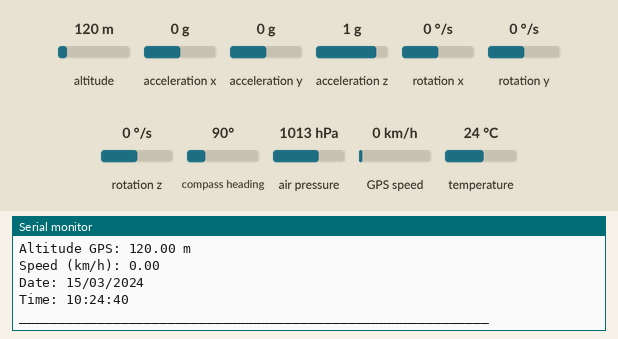
Recording of a sketch running on a simulated ESP32. Parts: the last lines printed to the serial monitor. Wiring (inferred from the names in the program): MPU-9250 motion sensor at I2C address 0x68. The test bench sets the inputs (shaded band); at power-on: altitude 120 m, acceleration x 0 g, acceleration y 0 g, acceleration z 1 g, rotation x 0 °/s, rotation y 0 °/s, rotation z 0 °/s, compass heading 90°, air pressure 1013 hPa, GPS speed 0 km/h, temperature 24 °C. The GPS gets a fix after 3 s at 37.7749, -122.4194 with 8 satellites.

Above: at 10.2 s.
10.3 s: altitude set to 20 m
11.8 s: acceleration x set to -1.4 g
At 12.6 s:
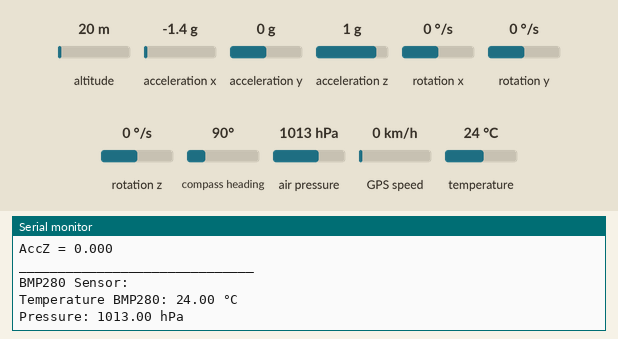
13.3 s: acceleration y set to -1.4 g
At 14.2 s:
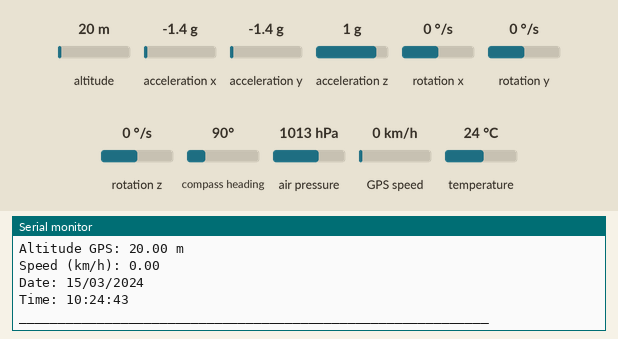
14.8 s: acceleration z set to -1.4 g
At 15.7 s:
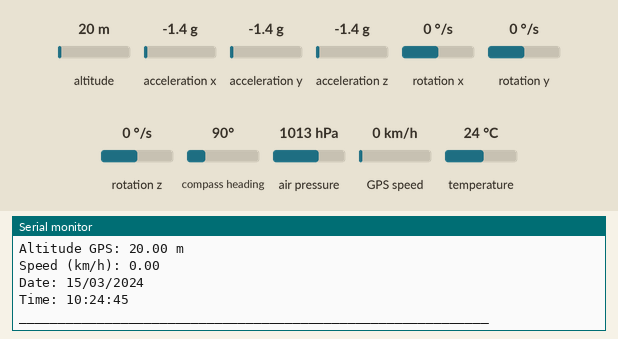
16.3 s: rotation x set to -192 °/s
At 17.3 s:
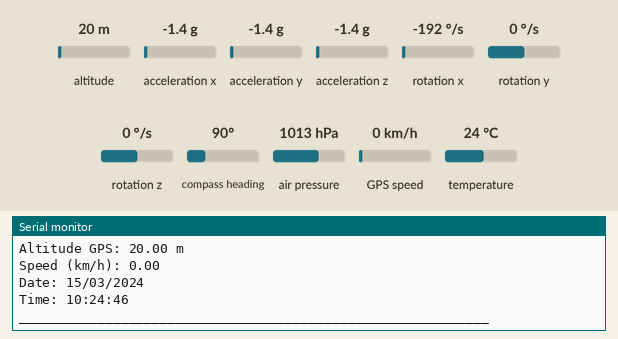
Timing chart, 0 to 18.8 s (numbered marks = the images above; inputs shaded):
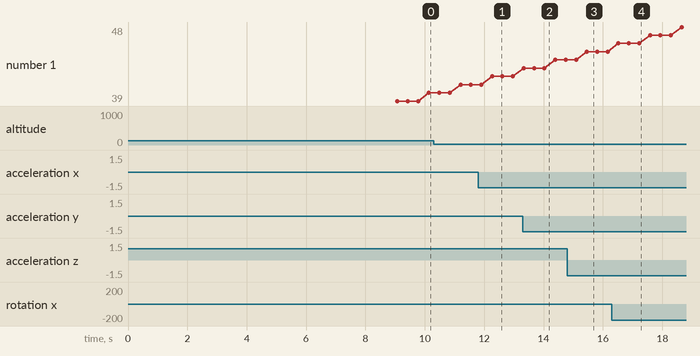

The sketch:

Esp32-91GPS.ino
```cpp
// GY-91
// SDA ---> 21
// SCL ---> 22
// GPS
// RX ----> 12
// TX ----> 34

#include <Wire.h>
#include <Adafruit_Sensor.h>
#include <Adafruit_BMP280.h>
#include <TinyGPS++.h>
#include <HardwareSerial.h>

// GY-91 MPU9250 Configuration
#define GYRO_CONFIG_MODE 0
#define ACC_CONFIG_MODE 1
#define MPU_POWER_REGISTER 0x6B
#define MPU_MODE 0x6C
#define GYRO_MODE 0x1A
#define GYRO_CONFIG 0x1B
#define ACCEL_INIT 0x1C
#define ACCEL_CONFIG 0x1D
#define accX_H 0x3B
#define accY_H 0x3D
#define accZ_H 0x3F
#define gyroX_H 0x43
#define gyroY_H 0x45
#define gyroZ_H 0x47
#define TEMP_H 0x41
#define TEMP_L 0x42

const uint8_t MPU = 0x68;
unsigned long delay_cal = 3000;

float rawaccX = 0, rawaccY = 0, rawaccZ = 0, rawgyroX = 0, rawgyroY = 0, rawgyroZ = 0;
float tempC = 0, gyroX = 0, gyroY = 0, gyroZ = 0, accX = 0, accY = 0, accZ = 0;
float calgyroX = 0, calgyroY = 0, calgyroZ = 0, calaccX = 0, calaccY = 0, calaccZ = 0;

// BMP280 sensor instance
Adafruit_BMP280 bmp;
bool bmpAvailable = false;

// GPS Configuration
TinyGPSPlus gps;
HardwareSerial gpsSerial(1);  // Using UART1
#define GPS_RX 34
#define GPS_TX 12

bool mpuAvailable = false;

void i2cWrite(uint8_t address, uint8_t reg, uint8_t val) {
  Wire.beginTransmission(address);
  Wire.write(reg);
  Wire.write(val);
  Wire.endTransmission();
}

int16_t i2cRead(uint8_t address, int8_t reg) {
  int16_t temp = 0;
  Wire.beginTransmission(address);
  Wire.write(reg);
  if (Wire.endTransmission(false) != 0) {
    // Device not responding
    return 0;
  }
  Wire.requestFrom(address, 2, true);
  if (Wire.available() >= 2) {
    temp = (Wire.read() << 8 | Wire.read());
  }
  return temp;
}

void sep(int a) {
  for (int i = 0; i < a; i++) {
    Serial.print("_");
  }
  Serial.println();
}

void readTemperature() {
  if (!mpuAvailable) {
    tempC = 0;
    return;
  }
  int16_t rawTemp = i2cRead(MPU, TEMP_H);
  tempC = (rawTemp / 340.0) + 16;
}

void printAcc() {
  sep(30);
  Serial.println("Acceleration (g):");
  Serial.printf("AccX = %.3f\n", mpuAvailable ? accX : 0.0);
  Serial.printf("AccY = %.3f\n", mpuAvailable ? accY : 0.0);
  Serial.printf("AccZ = %.3f\n", mpuAvailable ? accZ : 0.0);
}

void printGyro() {
  sep(30);
  Serial.println("Gyroscope (deg/s):");
  Serial.printf("GyroX = %.3f\n", mpuAvailable ? gyroX : 0.0);
  Serial.printf("GyroY = %.3f\n", mpuAvailable ? gyroY : 0.0);
  Serial.printf("GyroZ = %.3f\n", mpuAvailable ? gyroZ : 0.0);
}

void printBMP280() {
  sep(30);
  Serial.println("BMP280 Sensor:");
  if (bmpAvailable) {
    float pressure = bmp.readPressure() / 100.0F; // hPa
    float altitude = bmp.readAltitude(1013.25);
    float temperature = bmp.readTemperature();
    Serial.printf("Temperature: %.2f °C\n", temperature);
    Serial.printf("Pressure: %.2f hPa\n", pressure);
    Serial.printf("Altitude: %.2f m\n", altitude);
  }
  else {
    Serial.println("Temperature: 0.00 °C");
    Serial.println("Pressure: 0.00 hPa");
    Serial.println("Altitude: 0.00 m");
  }
}

void printGPS() {
  sep(30);
  Serial.println("GPS Data:");
  if (gps.location.isValid()) {
    Serial.printf("Latitude: %.6f\n", gps.location.lat());
    Serial.printf("Longitude: %.6f\n", gps.location.lng());
    Serial.printf("Satellites: %d\n", gps.satellites.value());
    Serial.printf("Altitude GPS: %.2f m\n", gps.altitude.meters());
    Serial.printf("Speed (km/h): %.2f\n", gps.speed.kmph());
    Serial.printf("Date: %02d/%02d/%04d\n", gps.date.day(), gps.date.month(), gps.date.year());
    Serial.printf("Time: %02d:%02d:%02d\n", gps.time.hour(), gps.time.minute(), gps.time.second());
  } else {
    Serial.println("Latitude: 0.000000");
    Serial.println("Longitude: 0.000000");
    Serial.println("Satellites: 0");
    Serial.println("Altitude GPS: 0.00 m");
    Serial.println("Speed (km/h): 0.00");
    Serial.println("Date: 00/00/0000");
    Serial.println("Time: 00:00:00");
  }
}

void powMan() {
  if (!mpuAvailable) return;
  i2cWrite(MPU, MPU_POWER_REGISTER, 0);
  i2cWrite(MPU, MPU_MODE, 0);
}

void gyroConfig(uint8_t choice) {
  if (!mpuAvailable) return;
  uint8_t val;
  switch (choice) {
    case 0: val = 0b00000001; break;
    case 1: val = 0b00001001; break;
    case 2: val = 0b00010001; break;
    case 3: val = 0b00011001; break;
    default:
      Serial.println("Invalid input! By default Case 0 selected");
      val = 0b00000001;
      break;
  }
  i2cWrite(MPU, GYRO_MODE, 0x00);
  i2cWrite(MPU, GYRO_CONFIG, val);
}

void accConfig(uint8_t choice) {
  if (!mpuAvailable) return;
  uint8_t val;
  switch (choice) {
    case 0: val = 0b00000000; break;
    case 1: val = 0b00001000; break;
    case 2: val = 0b00010000; break;
    case 3: val = 0b00011000; break;
    default:
      Serial.println("Invalid input! By default Case 0 selected");
      val = 0b00000000;
      break;
  }
  i2cWrite(MPU, ACCEL_INIT, val);
  i2cWrite(MPU, ACCEL_CONFIG, 0b00001000);
}

void accData(bool status, int choice) {
  if (!mpuAvailable) {
    accX = accY = accZ = 0;
    return;
  }
  float rawVal;
  switch (choice) {
    case 0: rawVal = 16384.0; break;
    case 1: rawVal = 8192.0; break;
    case 2: rawVal = 4096.0; break;
    case 3: rawVal = 2048.0; break;
    default: rawVal = 8192.0; break;
  }

  if (status) {
    unsigned int count = 0;
    unsigned long initTime = millis();
    rawaccX = rawaccY = rawaccZ = 0; // reset before calibration
    Serial.printf("Do not move! Starting calibration for %d seconds\n", (delay_cal / 1000));
    while (millis() - initTime <= delay_cal) {
      rawaccX += (i2cRead(MPU, accX_H)) / rawVal;
      rawaccY += (i2cRead(MPU, accY_H)) / rawVal;
      rawaccZ += (i2cRead(MPU, accZ_H)) / rawVal;
      count++;
      delay(5);
    }
    Serial.printf("Count = %d\n", count);
    Serial.println("Calibration done!");
    calaccX = (float)rawaccX / count;
    calaccY = (float)rawaccY / count;
    calaccZ = (float)rawaccZ / count;
  } else {
    accX = (i2cRead(MPU, accX_H) / rawVal) - calaccX;
    accY = (i2cRead(MPU, accY_H) / rawVal) - calaccY;
    accZ = (i2cRead(MPU, accZ_H) / rawVal) - calaccZ;
  }
}

void gyroData(bool status, int choice) {
  if (!mpuAvailable) {
    gyroX = gyroY = gyroZ = 0;
    return;
  }
  float rawVal;
  switch (choice) {
    case 0: rawVal = 131.0; break;
    case 1: rawVal = 65.5; break;
    case 2: rawVal = 32.8; break;
    case 3: rawVal = 16.4; break;
    default: rawVal = 131.0; break;
  }
  if (status) {
    unsigned int count = 0;
    unsigned long initTime = millis();
    rawgyroX = rawgyroY = rawgyroZ = 0;
    Serial.printf("Do not move! Starting calibration for %d seconds\n", (delay_cal / 1000));
    while (millis() - initTime <= delay_cal) {
      rawgyroX += (i2cRead(MPU, gyroX_H)) / rawVal;
      rawgyroY += (i2cRead(MPU, gyroY_H)) / rawVal;
      rawgyroZ += (i2cRead(MPU, gyroZ_H)) / rawVal;
      count++;
      delay(5);
    }
    Serial.printf("Count = %d\n", count);
    Serial.println("Calibration done!");
    calgyroX = (float)rawgyroX / count;
    calgyroY = (float)rawgyroY / count;
    calgyroZ = (float)rawgyroZ / count;
  } else {
    gyroX = (i2cRead(MPU, gyroX_H)) / rawVal - calgyroX;
    gyroY = (i2cRead(MPU, gyroY_H)) / rawVal - calgyroY;
    gyroZ = (i2cRead(MPU, gyroZ_H)) / rawVal - calgyroZ;
  }
}

// Check if device at I2C address responds successfully
bool checkI2CDevice(uint8_t address) {
  Wire.beginTransmission(address);
  uint8_t error = Wire.endTransmission();
  return (error == 0);
}

void setup() {
  Serial.begin(115200);
  Wire.begin();
  Wire.setClock(400000);

  // Check MPU availability (address 0x68)
  mpuAvailable = checkI2CDevice(MPU);
  if (mpuAvailable) {
    Serial.println("MPU9250 detected.");
  } else {
    Serial.println("MPU9250 not detected, sensor data will be zero.");
  }

  // Initialize BMP280, if present
  bmpAvailable = bmp.begin(0x76);
  if (bmpAvailable) {
    Serial.println("BMP280 sensor detected.");
  } else {
    Serial.println("BMP280 sensor not detected, pressure/altitude data will be zero.");
  }

  // Initialize GPS UART
  gpsSerial.begin(9600, SERIAL_8N1, GPS_RX, GPS_TX);
  Serial.println("GPS NEO-6M initialized.");

  if (mpuAvailable) {
    powMan();
    sep(60);
    gyroConfig(GYRO_CONFIG_MODE);
    accConfig(ACC_CONFIG_MODE);
    // Calibrate sensors
    accData(true, ACC_CONFIG_MODE);
    gyroData(true, GYRO_CONFIG_MODE);
    delay(3000);
    sep(60);
  }
}

void loop() {
  // Read data from MPU sensors if available
  if (mpuAvailable) {
    accData(false, ACC_CONFIG_MODE);
    gyroData(false, GYRO_CONFIG_MODE);
    readTemperature();
  } else {
    accX = accY = accZ = 0;
    gyroX = gyroY = gyroZ = 0;
    tempC = 0;
  }

  // Read pressure and altitude if BMP280 available
  float pressure = 0, altitude = 0, bmpTemp = 0;
  if (bmpAvailable) {
    pressure = bmp.readPressure() / 100.0F;
    altitude = bmp.readAltitude(1013.25);
    bmpTemp = bmp.readTemperature();
  }

  // Read GPS data
  while (gpsSerial.available() > 0) {
    gps.encode(gpsSerial.read());
  }

  // Print sensor data
  printGyro();
  Serial.printf("MPU Temperature (C): %.2f\n", mpuAvailable ? tempC : 0.0);
  printAcc();

  // BMP280 output
  sep(30);
  Serial.println("BMP280 Sensor:");
  if (bmpAvailable) {
    Serial.printf("Temperature BMP280: %.2f °C\n", bmpTemp);
    Serial.printf("Pressure: %.2f hPa\n", pressure);
    Serial.printf("Altitude: %.2f m\n", altitude);
  } else {
    Serial.println("Temperature BMP280: 0.00 °C");
    Serial.println("Pressure: 0.00 hPa");
    Serial.println("Altitude: 0.00 m");
  }

  // GPS output
  printGPS();

  sep(60);
  delay(300);
}
```

Measured:
- after the input at 11.8 s, the serial monitor: prints a new line after 0.08 s (image 1)
- after the input at 13.3 s, the serial monitor: prints a new line after 0.35 s (image 2)
- after the input at 14.8 s, the serial monitor: prints a new line after 0.27 s (image 3)
- after the input at 16.3 s, the serial monitor: prints a new line after 0.19 s (image 4)
